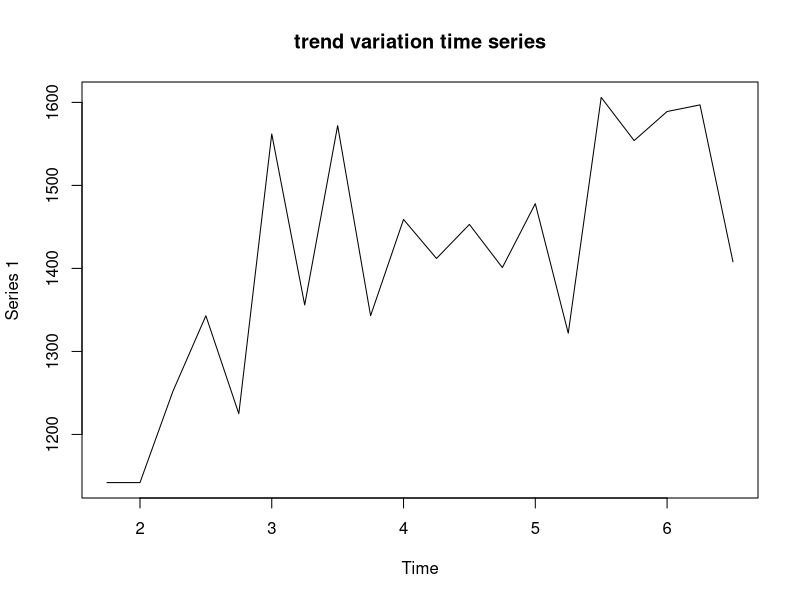

R code for this plot:

#-----------------------------------------------
#  file_name : ts-01.3                                  
#  theme :  
#  start : 2020, 04
#  last_uodate :
#  kw    : trend variation                                      
#  from  :                                       
#  ref   :                                       
#------------------------------------------------


aA1=matrix( c(1142,1142,1252,1343,
	     1225,1562,1356,1572,
	     1343,1459,1412,1453,
	     1401,1478,1322,1606,
	     1554,1589,1597,1408) );

aA1.ts=ts(data=aA1, start(2006,1),frequency=4)
print(aA1.ts);
plot(aA1.ts,mai="trend variation time series");
